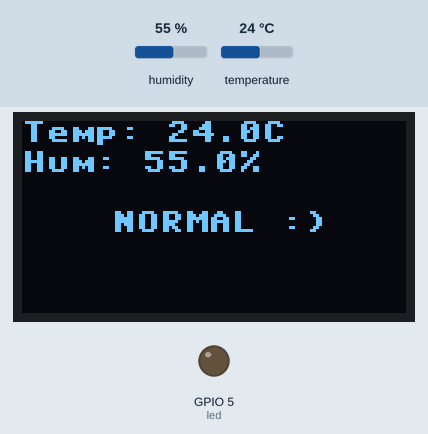
Recording of a program running on a simulated ESP32 board running MicroPython. On the bench: 128×64 one-colour display, output pins drawn as LEDs (lit = HIGH). The inputs (shaded band) are chosen by the test bench; at power-on: temperature 24 °C, humidity 55 %. WiFi joins after 1.5 s; the clock reads 2024-03-15 10:24:30 at power-on unless the program sets it; files the program writes start out absent; no MQTT or app messages arrive unless stated; library files of the repository ran but are not shown: ssd1306.py, ds1307.py; what the program prints to the serial console is not drawn.

Above: at 5.4 s.
5.5 s: temperature set to 15.4 °C
At 6.7 s:
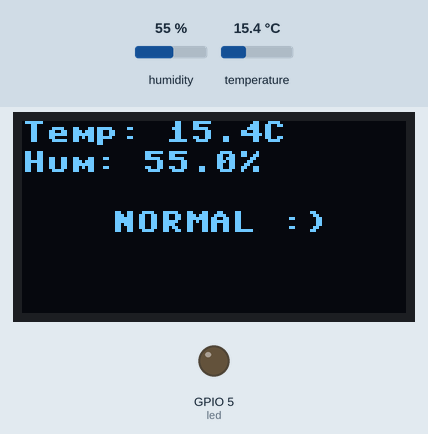
7.9 s: temperature set to 14.2 °C
At 9.1 s:
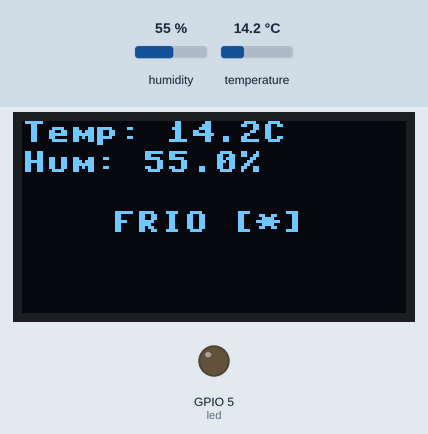
10.3 s: temperature set to 33 °C
At 11.5 s:
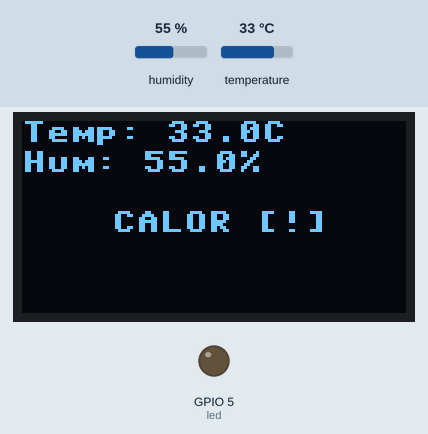
12.7 s: humidity set to 22 %
At 15.1 s:
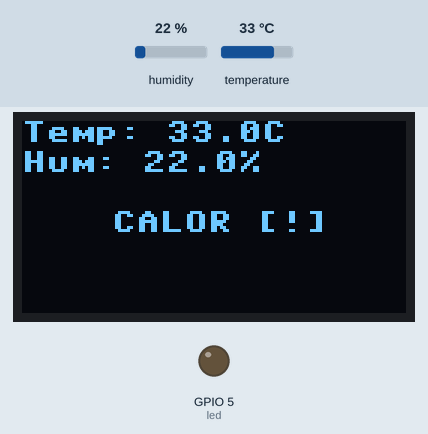
Timing chart, 0 to 16.6 s (numbered marks = the images above; inputs shaded):
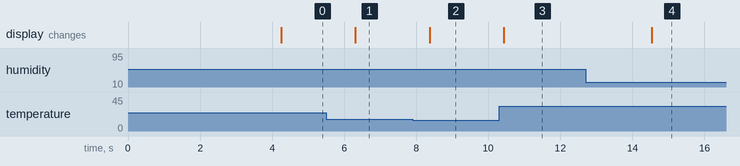

The program:

main.py
```python
import machine
import dht
import utime
import framebuf
import ssd1306
import ds1307
import os
import sdcard
import network
import ubinascii
from umqtt.simple import MQTTClient

# Configuración del sensor DHT22
dht_pin = machine.Pin(4)
sensor = dht.DHT22(dht_pin)
led = machine.Pin(5, machine.Pin.OUT) #led rojo en d5


# Configuración de la pantalla OLED (I2C en GPIO 21 y 22)
i2c = machine.I2C(0, scl=machine.Pin(22), sda=machine.Pin(21))

# Inicialización del RTC DS1307
rtc = ds1307.DS1307(i2c)
rtc.establecer_fecha(3, 4, 2025)
rtc.establecer_hora(1, 23, 0)

# Inicialización de la microSD con la librería corregida
#spi = machine.SPI(1, baudrate=1000000, sck=machine.Pin(18), mosi=machine.Pin(23), miso=machine.Pin(19))
#cs = machine.Pin(5)  # Chip select
#sd = sdcard.SDCard(spi, cs)
#os.mount(sd, "/sd")
#sd_montada = False
#try:
 #   sd = sdcard.SDCard(spi, cs)
  #  vfs = os.VfsFat(sd)
   # os.mount(vfs, "/sd")
    #sd_montada = True
    #print("SD Montadad correctamente en /sd")
#except Exception as e:
 #   print("Error SD, usando memoria interna:",e)
  #  try:
   #     os.mkdir("/sd)
    #    print #


# Simula el montaje de la SD en Wokwi
try:
    os.mkdir("/sd")
except OSError:
    pass  # La carpeta ya existe

# Configuración WiFi
SSID = "Your SSID"
PASSWORD = "Your password"

# Configuración MQTT
MQTT_BROKER = "broker.emqx.io"
MQTT_CLIENT_ID = ubinascii.hexlify(machine.unique_id()).decode()
MQTT_PORT = 1883

# Nuevas Constantes de Tópicos
DEVICE_ID = "esp32_1"  #Esto debemos cambiarlo según cada placa
BASE_TOPIC = "sensores" # Raíz común para todos los dispositivos

# Subtópicos donde publicaremos
TOPIC_TEMP = f"{BASE_TOPIC}/{DEVICE_ID}/temperatura"
TOPIC_HUM  = f"{BASE_TOPIC}/{DEVICE_ID}/humedad"
TOPIC_LED  = f"{BASE_TOPIC}/{DEVICE_ID}/led"


# Verificar si el OLED está detectado
devices = i2c.scan()
if 0x3C not in devices:
    print("Error: Pantalla OLED no detectada en el bus I2C")
else:
    print("Pantalla OLED detectada correctamente.")

# Inicializar OLED (128x64)
oled = ssd1306.SSD1306_I2C(128, 64, i2c)

# Imagen monocromática en formato bytearray (debe ser de 1024 bytes para 128x64)
#emoji_bitmap = bytearray([0xFF] * 1024)  # Prueba con una imagen blanca para verificar
emoji_bitmap = bytearray([0xff, 0xff, 0xff, 0xff, 0xff, 0xff, 0xfe, 0x07, 0xff, 0xff, 0xff, 0xff, 0xff, 0xff, 0xff, 0xff,
0xff, 0xff, 0xff, 0xff, 0xff, 0xff, 0xfc, 0x07, 0xff, 0xff, 0xff, 0xff, 0xff, 0xff, 0xff, 0xff,
0xff, 0xff, 0xff, 0xff, 0xff, 0xff, 0xfc, 0x03, 0xcf, 0xff, 0xff, 0xff, 0xff, 0xff, 0xff, 0xff,
0xff, 0xff, 0xff, 0xff, 0xff, 0xff, 0xfc, 0x03, 0x87, 0xff, 0xff, 0xff, 0xff, 0xff, 0xff, 0xff,
0xff, 0xff, 0xff, 0xff, 0xff, 0xff, 0xf0, 0x00, 0x01, 0xff, 0xff, 0xff, 0xff, 0xff, 0xff, 0xff,
0xff, 0xff, 0xff, 0xff, 0xff, 0xff, 0xe0, 0x00, 0x00, 0xff, 0xff, 0xff, 0xff, 0xff, 0xff, 0xff,
0xff, 0xff, 0xff, 0xff, 0xff, 0xff, 0xe1, 0xf8, 0x00, 0xff, 0xff, 0xff, 0xff, 0xff, 0xff, 0xff,
0xff, 0xff, 0xff, 0xff, 0xff, 0xff, 0xe0, 0x0f, 0x01, 0xff, 0xff, 0xff, 0xff, 0xff, 0xff, 0xff,
0xff, 0xff, 0xff, 0xff, 0xff, 0xff, 0xe0, 0x03, 0xc1, 0xff, 0xff, 0xff, 0xff, 0xff, 0xff, 0xff,
0xff, 0xff, 0xff, 0xff, 0xff, 0xff, 0xfc, 0x00, 0xe1, 0xff, 0xff, 0xff, 0xff, 0xff, 0xff, 0xff,
0xff, 0xff, 0xff, 0xff, 0xff, 0xff, 0xe0, 0x70, 0x71, 0xff, 0xff, 0xff, 0xff, 0xff, 0xff, 0xff,
0xff, 0xff, 0xff, 0xff, 0xff, 0xff, 0xe7, 0x04, 0x18, 0x0f, 0xff, 0xff, 0xff, 0xff, 0xff, 0xff,
0xff, 0xff, 0xff, 0xff, 0xff, 0xff, 0xf8, 0x69, 0x4c, 0x0f, 0xff, 0xff, 0xff, 0xff, 0xff, 0xff,
0xff, 0xff, 0xff, 0xff, 0xff, 0xff, 0xe1, 0xe4, 0x44, 0x07, 0xff, 0xff, 0xff, 0xff, 0xff, 0xff,
0xff, 0xff, 0xff, 0xff, 0xff, 0xff, 0xf0, 0x08, 0x42, 0x07, 0xff, 0xff, 0xff, 0xff, 0xff, 0xff,
0xff, 0xff, 0xff, 0xff, 0xff, 0xff, 0xe3, 0x3f, 0x62, 0x07, 0xff, 0xff, 0xff, 0xff, 0xff, 0xff,
0xff, 0xff, 0xff, 0xff, 0xff, 0xff, 0xe0, 0x41, 0x9a, 0x03, 0xff, 0xff, 0xff, 0xff, 0xff, 0xff,
0xff, 0xff, 0xff, 0xff, 0xff, 0xff, 0xf8, 0x1b, 0x7a, 0x0f, 0xff, 0xff, 0xff, 0xff, 0xff, 0xff,
0xff, 0xff, 0xff, 0xff, 0xff, 0xff, 0xe0, 0x34, 0x3f, 0x3f, 0xff, 0xff, 0xff, 0xff, 0xff, 0xff,
0xff, 0xff, 0xff, 0xff, 0xff, 0xff, 0xe3, 0xec, 0x3f, 0x3f, 0xff, 0xff, 0xff, 0xff, 0xff, 0xff,
0xff, 0xff, 0xff, 0xff, 0xff, 0xff, 0xe2, 0xc4, 0x3f, 0x3f, 0xff, 0xff, 0xff, 0xff, 0xff, 0xff,
0xff, 0xff, 0xff, 0xff, 0xff, 0xff, 0xe9, 0x44, 0x7f, 0x0f, 0xff, 0xff, 0xff, 0xff, 0xff, 0xff,
0xff, 0xff, 0xff, 0xff, 0xff, 0xff, 0xe2, 0x1a, 0xfe, 0x03, 0xff, 0xff, 0xff, 0xff, 0xff, 0xff,
0xff, 0xff, 0xff, 0xff, 0xff, 0xff, 0xe0, 0x94, 0x7e, 0x03, 0xff, 0xff, 0xff, 0xff, 0xff, 0xff,
0xff, 0xff, 0xff, 0xff, 0xff, 0xff, 0xe4, 0x91, 0xe0, 0x07, 0xff, 0xff, 0xff, 0xff, 0xff, 0xff,
0xff, 0xff, 0xff, 0xff, 0xff, 0xff, 0xe8, 0x88, 0x00, 0x07, 0xff, 0xff, 0xff, 0xff, 0xff, 0xff,
0xff, 0xff, 0xff, 0xff, 0xff, 0xff, 0xe8, 0x88, 0x20, 0x07, 0xff, 0xff, 0xff, 0xff, 0xff, 0xff,
0xff, 0xff, 0xff, 0xff, 0xff, 0xff, 0xf0, 0x84, 0x20, 0x0f, 0xff, 0xff, 0xff, 0xff, 0xff, 0xff,
0xff, 0xff, 0xff, 0xff, 0xff, 0xff, 0xf0, 0x82, 0x20, 0xcf, 0xff, 0xff, 0xff, 0xff, 0xff, 0xff,
0xff, 0xff, 0xff, 0xff, 0xff, 0xff, 0xe0, 0x81, 0x81, 0xff, 0xff, 0xff, 0xff, 0xff, 0xff, 0xff,
0xff, 0xff, 0xff, 0xff, 0xff, 0xff, 0xe1, 0x81, 0x01, 0xff, 0xff, 0xff, 0xff, 0xff, 0xff, 0xff,
0xff, 0xff, 0xff, 0xff, 0xff, 0xff, 0xe1, 0x81, 0x01, 0xff, 0xff, 0xff, 0xff, 0xff, 0xff, 0xff,
0xff, 0xff, 0xff, 0xff, 0xff, 0xff, 0xf9, 0x86, 0x00, 0xff, 0xff, 0xff, 0xff, 0xff, 0xff, 0xff,
0xff, 0xff, 0xff, 0xff, 0xff, 0xff, 0xe7, 0xf8, 0x00, 0xff, 0xff, 0xff, 0xff, 0xff, 0xff, 0xff,
0xff, 0xff, 0xff, 0xff, 0xff, 0xff, 0xe0, 0x00, 0x01, 0xff, 0xff, 0xff, 0xff, 0xff, 0xff, 0xff,
0xff, 0xff, 0xff, 0xff, 0xff, 0xff, 0xfc, 0x03, 0x83, 0xff, 0xff, 0xff, 0xff, 0xff, 0xff, 0xff,
0xff, 0xff, 0xff, 0xff, 0xff, 0xff, 0xfc, 0x03, 0xcf, 0xff, 0xff, 0xff, 0xff, 0xff, 0xff, 0xff,
0xff, 0xff, 0xff, 0xff, 0xff, 0xff, 0xfc, 0x03, 0xff, 0xff, 0xff, 0xff, 0xff, 0xff, 0xff, 0xff,
0xff, 0xff, 0xff, 0xff, 0xff, 0xff, 0xfe, 0x03, 0xff, 0xff, 0xff, 0xff, 0xff, 0xff, 0xff, 0xff,
0xff, 0xff, 0xff, 0xff, 0xff, 0xff, 0xff, 0xff, 0xff, 0xff, 0xff, 0xff, 0xff, 0xff, 0xff, 0xff,
0xff, 0xff, 0xff, 0xff, 0xff, 0xff, 0xff, 0xff, 0xff, 0xff, 0xff, 0xff, 0xff, 0xff, 0xff, 0xff,
0xff, 0xff, 0xff, 0xff, 0xff, 0xff, 0xff, 0xff, 0xff, 0xff, 0xff, 0xff, 0xff, 0xff, 0xff, 0xff,
0xff, 0xff, 0xff, 0xff, 0xff, 0xff, 0xff, 0xff, 0xff, 0xff, 0xff, 0xff, 0xff, 0xff, 0xff, 0xff,
0xff, 0xff, 0xff, 0xff, 0xff, 0xfc, 0x49, 0xd3, 0xe6, 0x52, 0x7f, 0xff, 0xff, 0xff, 0xff, 0xff,
0xff, 0xff, 0xff, 0xff, 0xff, 0xfe, 0xdb, 0x55, 0xd5, 0xc6, 0xbf, 0xff, 0xff, 0xff, 0xff, 0xff,
0xff, 0xff, 0xff, 0xff, 0xff, 0xfe, 0xd7, 0x0d, 0xdd, 0x4d, 0xbf, 0xff, 0xff, 0xff, 0xff, 0xff,
0xff, 0xff, 0xff, 0xff, 0xff, 0xfe, 0xd7, 0x55, 0xd5, 0x4f, 0xbf, 0xff, 0xff, 0xff, 0xff, 0xff,
0xff, 0xff, 0xff, 0xff, 0xff, 0xfe, 0xc9, 0x51, 0x04, 0x52, 0x3f, 0xff, 0xff, 0xff, 0xff, 0xff,
0xff, 0xff, 0xff, 0xff, 0xff, 0xff, 0xff, 0xff, 0xff, 0xff, 0xff, 0xff, 0xff, 0xff, 0xff, 0xff,
0xff, 0xff, 0xff, 0xff, 0xff, 0xff, 0xff, 0xff, 0xff, 0xff, 0xff, 0xff, 0xff, 0xff, 0xff, 0xff,
0xff, 0xff, 0xff, 0xff, 0xff, 0xf7, 0xbf, 0xff, 0xff, 0xff, 0xff, 0xff, 0xff, 0xff, 0xff, 0xff,
0xff, 0xff, 0xff, 0xff, 0xeb, 0x45, 0x15, 0xaf, 0x13, 0xb4, 0x9c, 0x47, 0xff, 0xff, 0xff, 0xff,
0xff, 0xff, 0xff, 0xff, 0xe3, 0x5c, 0xd5, 0x2f, 0x63, 0xa5, 0x9d, 0xb7, 0xff, 0xff, 0xff, 0xff,
0xff, 0xff, 0xff, 0xff, 0xea, 0x9c, 0xd9, 0x2f, 0x67, 0x87, 0x9d, 0xb7, 0xff, 0xff, 0xff, 0xff,
0xff, 0xff, 0xff, 0xff, 0xea, 0x25, 0x1c, 0x03, 0x13, 0x94, 0xac, 0x47, 0xff, 0xff, 0xff, 0xff,
0xff, 0xff, 0xff, 0xff, 0xff, 0xff, 0xff, 0xff, 0xff, 0xff, 0xff, 0xff, 0xff, 0xff, 0xff, 0xff,
0xff, 0xff, 0xff, 0xff, 0xff, 0xff, 0xff, 0xff, 0xff, 0xff, 0xff, 0xff, 0xff, 0xff, 0xff, 0xff,
0xff, 0xff, 0xff, 0xff, 0xff, 0xff, 0xff, 0xff, 0xff, 0xff, 0xff, 0xff, 0xff, 0xff, 0xff, 0xff,
0xff, 0xff, 0xff, 0xff, 0xff, 0xff, 0xff, 0xff, 0xff, 0xff, 0xff, 0xff, 0xff, 0xff, 0xff, 0xff,
0xff, 0xff, 0xff, 0xff, 0xff, 0xff, 0xff, 0xff, 0xff, 0xff, 0xff, 0xff, 0xff, 0xff, 0xff, 0xff,
0xff, 0xff, 0xff, 0xff, 0xff, 0xff, 0xff, 0xff, 0xff, 0xff, 0xff, 0xff, 0xff, 0xff, 0xff, 0xff,
0xff, 0xff, 0xff, 0xff, 0xff, 0xff, 0xff, 0xff, 0xff, 0xff, 0xff, 0xff, 0xff, 0xff, 0xff, 0xff,
0xff, 0xff, 0xff, 0xff, 0xff, 0xff, 0xff, 0xff, 0xff, 0xff, 0xff, 0xff, 0xff, 0xff, 0xff, 0xff,
0xff, 0xff, 0xff, 0xff, 0xff, 0xff, 0xff, 0xff, 0xff, 0xff, 0xff, 0xff, 0xff, 0xff, 0xff, 0xff])


# Crear el frame buffer para la imagen
emoji_fb = framebuf.FrameBuffer(emoji_bitmap, 128, 64, framebuf.MONO_HLSB)

# Mostrar la imagen antes de iniciar el bucle principal
oled.fill(0)  # Borra la pantalla
oled.blit(emoji_fb, 0, 0)  # Carga la imagen
oled.show()
utime.sleep(2)  # Espera 2 segundos para que la imagen sea visible antes de sobrescribir

# Conectar WiFi
def conectar_wifi():
    wlan = network.WLAN(network.STA_IF)
    wlan.active(True)
    wlan.connect(SSID, PASSWORD)

    while not wlan.isconnected():
        print("Conectando a WiFi...")
        utime.sleep(1)

    print("Conectado a WiFi:", wlan.ifconfig())


# Función para registrar datos
def registrar_datos(temp, hum):
    try:
        # Obtener fecha y hora reales del RTC
        fecha = rtc.obtener_fecha()
        hora = rtc.obtener_hora()

        # Guardar en la microSD
        with open("/sd/datalog.csv", "a") as f:
            f.write(f"{fecha} {hora}, {temp:.1f}, {hum:.1f}\n")


        # Leer y mostrar contenido en la consola
        print("\n--- Contenido de datalog.csv ---")
        with open("/sd/datalog.csv", "r") as f:
            for line in f:
                print(line)

    except Exception as e:
        print("Error al guardar datos!!")


# Función para obtener datos del sensor DHT22
def obtener_temperatura():
    sensor.measure()
    temp = sensor.temperature()  # °C
    hum = sensor.humidity()  # %
    return temp, hum

# Función para mostrar la temperatura, humedad y el emoji de estado
def mostrar_emoji(temp, hum):
    oled.fill(0)  # Borra la pantalla antes de escribir texto
    oled.text("Temp: {:.1f}C".format(temp), 0, 0)
    oled.text("Hum: {:.1f}%".format(hum), 0, 10)

    # Mostrar un estado en función de la temperatura
    if temp < 15:
        oled.text("FRIO [*]", 30, 30)  # Frío
    elif temp >= 15 and temp <= 30:
        oled.text("NORMAL :)", 30, 30)  # Normal
    else:
        oled.text("CALOR [!]", 30, 30)  # Calor

    oled.show()


# Función para publicar datos en MQTT
def publicar_mqtt(temp, hum):
    if temp is None or hum is None:
        print("No hay datos válidos para enviar.")
        return

    try:
        mensajes = f'{{"temperatura": {temp:.1f}, "humedad": {hum:.1f}}}'
        # Publicamos en cada sub-tópico
        mqtt_client.publish(TOPIC_TEMP, mensajes)
        mqtt_client.publish(TOPIC_HUM, mensajes)
        print(f"Datos enviados MQTT: {mensajes} en {TOPIC_TEMP} y {TOPIC_HUM}")
    except Exception as e:
        print("Error al enviar datos MQTT:", e)


def mqtt_callback(topic, msg):
    topic = topic.decode() # ejemplo: "sensores/esp32_1/led"
    mensaje = msg.decode('utf-8').strip().lower()
    print(f"Mensaje recibido en {topic}: {mensaje}")

    # Extraemos parte del tópico
    _, device_id, action =  topic.split("/")
    if device_id != DEVICE_ID:
        # Ignoramos comandos dirigidos a otros disps
        return

    # Solo procesamos acción si es led
    if action == "led":
        if mensaje == 'on':
            led.value(1)
            print("LED Encendido via MQTT")
        elif mensaje == 'off':
            led.value(0)
            print("LED Apagado via MQTT")


# Conectar a WiFi antes de iniciar MQTT
conectar_wifi()

# Inicializar cliente MQTT
mqtt_client = MQTTClient(MQTT_CLIENT_ID, MQTT_BROKER, port=MQTT_PORT)
mqtt_client.set_callback(mqtt_callback)
mqtt_client.connect()

#Nos suscribimos al wildcard que nos interesa para el LED
mqtt_client.subscribe(f"{BASE_TOPIC}/+/led")
print(f"Conectado al broker MQTT {MQTT_BROKER} y suscrito a {BASE_TOPIC}/+/led")


# Bucle principal
while True:
    try:
        temperatura, humedad = obtener_temperatura()
        mostrar_emoji(temperatura, humedad)
        registrar_datos(temperatura,humedad)
        #Procesar los mensajes MQTT entrantes para controlar el led
        mqtt_client.check_msg()
        utime.sleep(2)  # Espera 2 segundos antes de actualizar
        if temperatura is not None and humedad is not None:
            print(f" Temp: {temperatura:.1f}°C | Hum: {humedad:.1f}%")
            publicar_mqtt(temperatura, humedad)
    except OSError as e:
        oled.fill(0)
        oled.text("Error Sensor!", 20, 20)
        oled.show()
        utime.sleep(2)


    
```

Measured:
- the behaviour switches between 15 and 14.9 °C on temperature (found by bisection; images 1 and 2)
- after the input at 5.5 s, the display: changes after 0.81 s (image 1)
- after the input at 7.9 s, the display: changes after 0.47 s (image 2)
- after the input at 10.3 s, the display: changes after 0.13 s (image 3)
- after the input at 12.7 s, the display: changes after 1.8 s (image 4)
